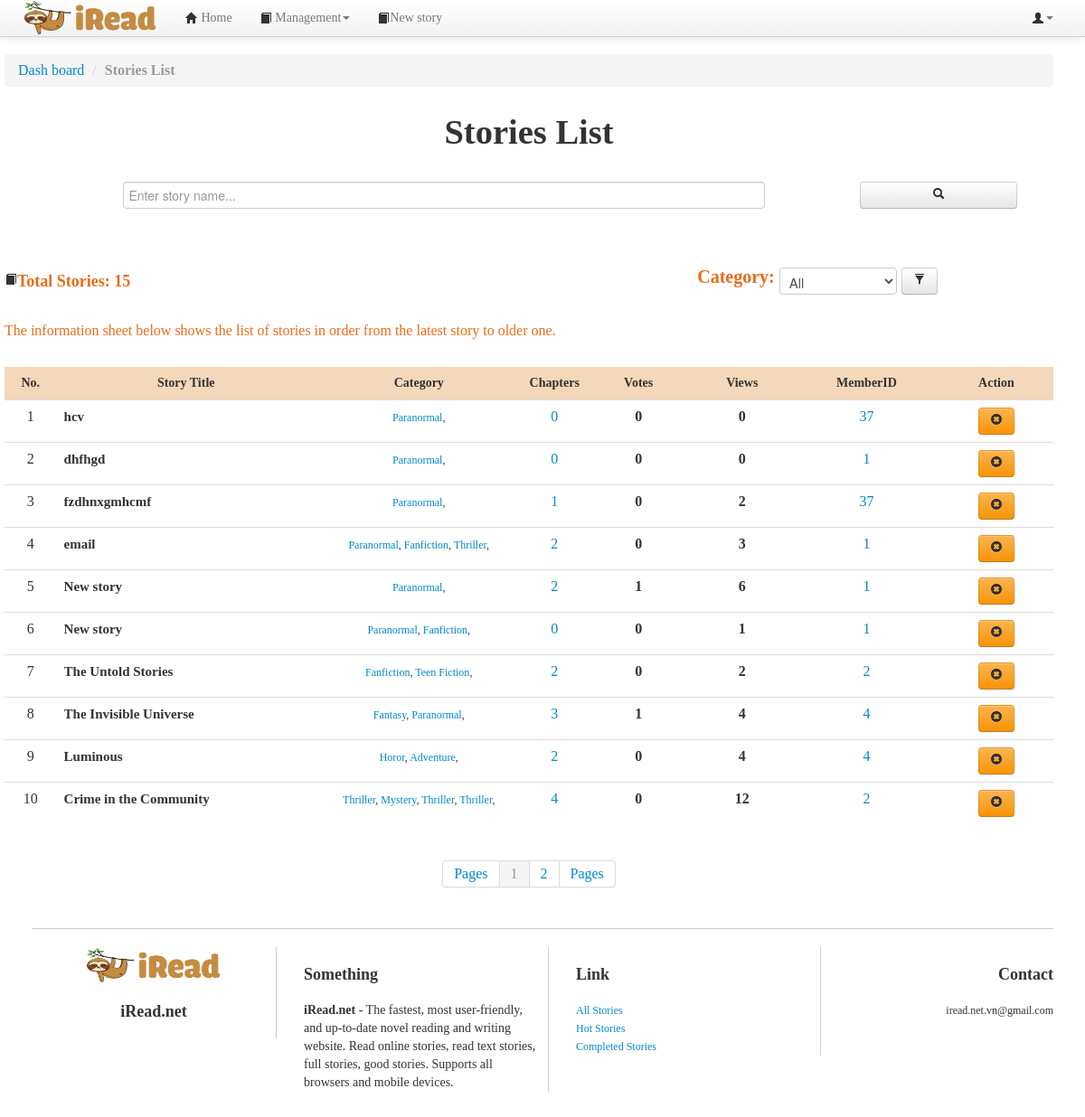
Page /admin/storylist.php (signed in) on the committed database.
### tables this page shows
CREATE TABLE `story` (
  `storyID` int(10) NOT NULL,
  `storyName` varchar(200) NOT NULL,
  `memberID` int(20) DEFAULT NULL,
  `description` mediumtext DEFAULT NULL,
  `image` varchar(500) DEFAULT NULL,
  `viewNumber` int(11) NOT NULL DEFAULT 0,
  `voteNumber` int(11) NOT NULL DEFAULT 0,
  `status` varchar(20) NOT NULL DEFAULT 'On going'
);

CREATE TABLE `story_category` (
  `storyCatID` int(11) NOT NULL,
  `storyID` int(11) NOT NULL,
  `categoryID` int(11) NOT NULL
);

CREATE TABLE `category` (
  `categoryID` int(11) NOT NULL,
  `categoryName` varchar(50) NOT NULL
);

### db.php (called while the page is built, shortened)
<?php
	$hostname='localhost';
	$username='root';
	$password='';
	$dbname='final_project';
	$port=3306;
	function query($sql)
	{
		global $hostname;
		global $username;
		global $password;
		global $dbname;
		global $port;
		$conn = new mysqli($hostname, $username, $password, $dbname, $port);
		$result = $conn->query($sql);
		$rows = mysqli_fetch_all($result);
		return $rows;
	}
	function decryptString($string)
	{
		$string = str_replace('!1$#5', '"', $string);
		$string = str_replace("^-&~5", "'", $string);
		return($string);
	}
?>

### admin/storylist.php (the view, shortened to what this page needs)
<!DOCTYPE html>
<html lang="vi">
<head>
<link href="../css/bootstrap.min.css" rel="stylesheet">
<link href="../css/bootstrap-responsive.css" rel="stylesheet">
<link href="../css/yamm.css" rel="stylesheet">
<link href="../css/style.css" rel="stylesheet">
<link href="../css/chosen.css" rel="stylesheet">
</head>
<?php
  require_once("../db.php");
    if(!isset($_SESSION['username'])){
?>
      <script >
      alert ("You must login to access this page!");
      window.location.replace("../login.php");
    </script>
<?php
  }else{
    if($_SESSION['category'] == "all"){
	  	$sql = "SELECT * FROM story";
		$row = query($sql);
		$total = count($row);
	}else{
	 	$sql = "SELECT * FROM story INNER JOIN story_category ON  story.storyID = story_category.storyID WHERE categoryID = '".$_SESSION['category']."'";
	    $row = query($sql);
	    $total= count($row);
	}
  }
?>
<body>
<?php
	require_once("../headers/admin_header.php");
?>
<div class="container">
<div class="container-fluid">
	<div class="row col-md-12 wrapper">
			<ul class="breadcrumb">
				<li>
					<div itemscope>
						<a href="admin.php" itemprop="url"><span itemprop="title">Dash board</span></a>
						<span class="divider">/</span>
					</div>
				</li>
				<li class="active"><strong>Stories List</strong></li>
			</ul>
	</div>
	<div class="row wrapper ">
		<h1 style="text-align: center;margin-top: 10px;">Stories List</h1>
		<div style =" width: 100%; text-align: center;" >
			<form action="storylist.php" method="POST">
			<?php
				if(!isset($_POST['search']) || $_POST['search'] == ""){
			?>
				<input type="text" name="search" class=" " placeholder="Enter story name..." style =" width: 60%; margin-top: 25px;margin-left: 25px;">
			<?php
			}else{
			?>
				<input type="text" name="search" class=" " placeholder="Enter story name..." value="<?=$search?>" style =" width: 60%; margin-top: 25px;margin-left: 25px;">
			<?php
			}
			?>
				<button class="btn" type="submit" name="search_story" style="float: right; margin-top: 25px; margin-right: 40px; width: 15%"><i class="icon-search"></i></button>
			</form>
		</div>
		<ul class="nav" style="margin-top: 40px; margin-bottom: 40px">
			<li class="disable" style="float:left;width: 45%; color: #E86C19;">
			<?php
				if($_SERVER['REQUEST_METHOD'] == 'POST' && isset($_POST['search']) && $_POST['search'] != ""){
			?>
					<h2><i class="icon-book icon-large"></i>Search Results: <?=$total_search?></h2>
			<?php
				}else{
			?>
				<h2><i class="icon-book icon-large"></i>Total Stories: <?=$total?></h2>
			<?php
				}
			?>
			</li>
			<li class="disable" style="float:right;width: 45%; color: #E86C19; text-align: center; font-size: 20px; font-weight: bold">
				<form method="POST" action="storylist.php">
				<?php
					if($_SESSION['category'] == "all"){
				?>
			Category:	<select name="type_cat" id="type_cat" style="width: 130px;font-size: 15px; margin-top: 15px;" >
			  				<option value="all" style="font-size: 15px;" selected="selected">All</option>
						</select>
						<button type="submit" class="btn" style="margin-top: 5px;"><i class="icon-filter icon-large"></i></button>
				<?php
					}
				?>
				</form>
			</li>
		</ul>
		<ul class="nav" style="font-size: 16px; width: 100%; float:left; color: #E86C19;"> <p style="font-size: 16px; width: 100%;"> The information sheet below shows the list of stories in order from the latest story to older one.</p></ul>
		<div class="table-responsive" style="margin-top: 120px; width:100%">
			<table class="table" style="width: 100%">
				<thead>
					<tr>
						<th style="text-align: center; font-size: 14px; width: 5%; background-color: #F5D7B9">No.</th>
						<th style="text-align: center; font-size: 14px; width: 25%; background-color: #F5D7B9">Story Title</th>
						<th style="text-align: center; font-size: 14px; width: 20%%;background-color: #F5D7B9">Category</th>
						<th style="text-align: center; font-size: 14px; width: 5%;background-color: #F5D7B9">Chapters</th>
						<th style="text-align: center; font-size: 14px; width: 10%;background-color: #F5D7B9">Votes</th>
						<th style="text-align: center; font-size: 14px; width: 10%;background-color: #F5D7B9">Views</th>
						<th style="text-align: center; font-size: 14px; width: 14%;background-color: #F5D7B9">MemberID</th>
						<th style="text-align: center; font-size: 14px; width: 11%;background-color: #F5D7B9">Action</th>
					</tr>
				</thead>
				<tbody>
				<?php
					$allrow = count($row);
					$pagesize = 10;
					$allpage = 1;
					if($allrow % $pagesize == 0){
						$allpage = $allrow / $pagesize;
					}else{
						$allpage = (int)($allrow / $pagesize) + 1;
					}
					$beginrow = 1;
					$currentpage = 1;
					if((!isset($_GET['currentpage'])) || ($_GET['currentpage'] == '1'))
					{
						$beginrow = 0;
						$currentpage = 1;
					}else{
					$beginrow = ($_GET['currentpage'] - 1) * $pagesize;
					$currentpage = $_GET['currentpage'];
					}
					if($_SESSION['category'] == "all"){
						$sql2= "SELECT * FROM story ORDER BY storyID DESC LIMIT {$beginrow} , {$pagesize}";
					}else{
						$sql2= "SELECT * FROM story INNER JOIN story_category ON  story.storyID = story_category.storyID WHERE categoryID ='".$_SESSION['category'] ."' ORDER BY story.storyID DESC LIMIT {$beginrow} , {$pagesize}";
					}
					$row2=query($sql2);
					for($i=0; $i < count($row2); $i++)
					{
						$storyID = $row2[$i][0];
						$storyName = $row2[$i][1];
						$viewNumber = $row2[$i][5];
						$voteNumber = $row2[$i][6];
						$memberID = $row2[$i][2];
				?>
					<tr>
						<td style=" width: 5%; text-align: center;"><?=$i+1+($currentpage-1)*10?></td>
						<td class="nav-list name_list" style="width: 25%">
							<div class="media-body">
								<a href="chapterlist.php?storyID=<?=$storyID?>">
									<h2 class="media-heading" style="font-size: 15px;line-height:20px;margin: 0;padding: 0;font-weight: bold;color:#333333; text-align: left;"><?=decryptString($storyName)?></h2>
								</a>
							</div>
						</td>
						<td style="width: 20%">
							<div  style="text-align: center; width: 100%">
								<div class="media-body">
								<?php
									$sql3 = "Select * from category INNER JOIN story_category ON category.categoryID = story_category.categoryID WHERE storyID='" .$storyID . "'";
									$row3 = query($sql3);
									for ($j=0; $j < count($row3);$j++)
									{
								?>
										<span class="list-category" style="font-size: 12px; text-align: justify;">
											<span><a href="./categorylist.php?categoryID=<?=$row3[$j][0]?>"><?=$row3[$j][1]?></a></span>,
										</span>
								<?php
									}
								?>
								</div>
								</td>
								<td style="width: 5%; text-align: center;">
								<?php
									$sql4 = "SELECT * FROM chapter WHERE storyID='" .$storyID . "'";
									$row4 = query($sql4);
									echo('<a href="./chapterlist.php?storyID='.$storyID.'">'.count($row4).'</a>');
								?>
								</td>
								<td style="width: 5%; text-align: center;">
									<span itemprop="votes"><b> <?=$voteNumber?></b>
									</span>
								</td>
								<td style="width: 5%; text-align: center;">
									<span itemprop="rating"><b> <?=$viewNumber?></b>
									</span>
								</td>
								<td style="width: 14%; text-align: center;">
									<a href="memberlist.php?memberID=<?=$memberID?>"><?=$memberID?></a>
								</td>
								<td style="width: 11%; text-align: center; ">
									<button type="button" name="btn_delete" id="btn_delete<?=$storyID?>" class="btn btn-warning" data-toggle="modal" data-target="#delete_confirm<?=$storyID?>"><i class="icon-remove-sign"></i>
									</button>
								</td>
							</tr>
				<?php
					}
				?>
					</tbody>
				</table>
			</div>
			<div class="paging">
				<div class="pagination pagination-centered">
					<ul>
						<li class="disable"><a href="">Pages</a></li>
							<?php
							for($i = 1; $i <= $allpage; $i++)
							{
								if($currentpage == $i){
								?>
									<li class="active"><a href=""><?=$i?></a></li>
								<?php
								}else{
							?>
									<li class="disable"><a href="storylist.php?currentpage=<?=$i?>"><?php echo $i ." "; ?></a></li>
							<?php
								}
							}
							?>
						<li class="disable"><a href="">Pages</a></li>
					</ul>
				</div>
			</div>
			</div>
			<?php
			require_once("../footers/footer.php");
		?>
		</div>
</body>
</html>

### css/style.css (style rules this page uses)
body { position:relative;background:white;font-family:Verdana,"Times New Roman",sans-serif; font-size: 14px; }
.list_index li a,.name_list a { color:#000000; }
.list-category span:after { content:", "; }
.list-category span:last-child:after { content:""; }
#noidungtruyen h1,h2 { font-size:18px; }
.wrapper { font-size:16px; }
.table-responsive { display: block; width: 100%; overflow-x: auto; -webkit-overflow-scrolling: touch; -ms-overflow-style: -ms-autohiding-scrollbar; }

### admin/storylist.php (style rules this page uses)
body { padding-top:60px;padding-bottom:40px;height:auto; }

### rows in the picture
story: currentpage "1", storyName "hcv", count($row4) "0", voteNumber "0", viewNumber "0", memberID "37"
story_category: categoryID.categoryName "Paranormal"
story: currentpage "2", storyName "dhfhgd", count($row4) "0", voteNumber "0", viewNumber "0", memberID "1"
story_category: categoryID.categoryName "Paranormal"
story: currentpage "3", storyName "fzdhnxgmhcmf", count($row4) "1", voteNumber "0", viewNumber "2", memberID "37"
story_category: categoryID.categoryName "Paranormal"
story: currentpage "4", storyName "email", count($row4) "2", voteNumber "0", viewNumber "3", memberID "1"
story_category: categoryID.categoryName "Paranormal"
story_category: categoryID.categoryName "Fanfiction"
story_category: categoryID.categoryName "Thriller"
story: currentpage "5", storyName "New story", count($row4) "2", voteNumber "1", viewNumber "6", memberID "1"
story_category: categoryID.categoryName "Paranormal"
story: currentpage "6", storyName "New story", count($row4) "0", voteNumber "0", viewNumber "1", memberID "1"
story_category: categoryID.categoryName "Paranormal"
story_category: categoryID.categoryName "Fanfiction"
story: currentpage "7", storyName "The Untold Stories", count($row4) "2", voteNumber "0", viewNumber "2", memberID "2"
story_category: categoryID.categoryName "Fanfiction"
story_category: categoryID.categoryName "Teen Fiction"
story: currentpage "8", storyName "The Invisible Universe", count($row4) "3", voteNumber "1", viewNumber "4", memberID "4"
story_category: categoryID.categoryName "Fantasy"
story_category: categoryID.categoryName "Paranormal"
story: currentpage "9", storyName "Luminous", count($row4) "2", voteNumber "0", viewNumber "4", memberID "4"
story_category: categoryID.categoryName "Horor"
story_category: categoryID.categoryName "Adventure"
story: currentpage "10", storyName "Crime in the Community", count($row4) "4", voteNumber "0", viewNumber "12", memberID "2"
story_category: categoryID.categoryName "Thriller"
story_category: categoryID.categoryName "Mystery"
story_category: categoryID.categoryName "Thriller"
story_category: categoryID.categoryName "Thriller"

### other values in the picture
$total "15"
